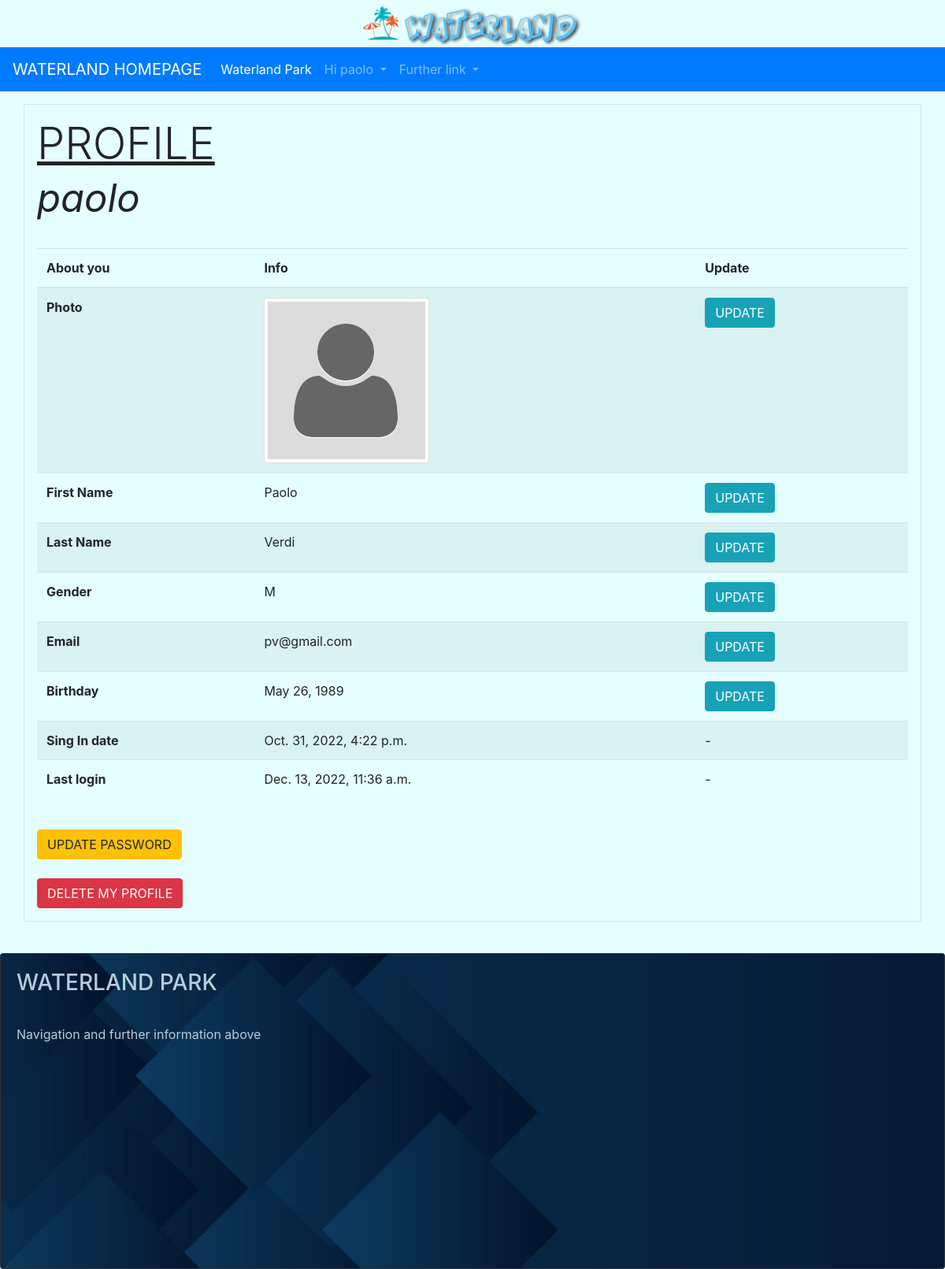
Before: /userpark/user_profile/ (signed in) with the older database file.
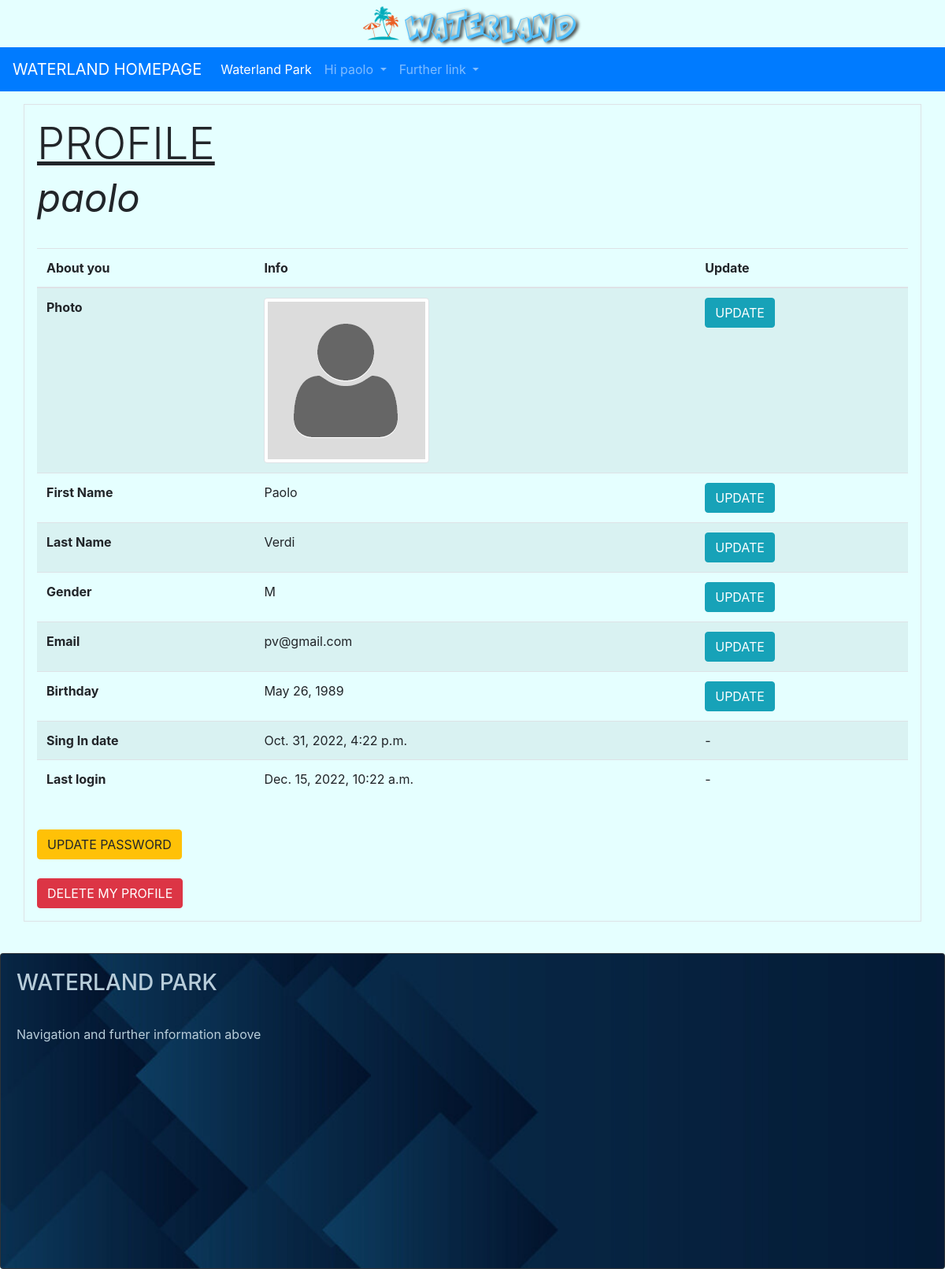
After: the same page with the newer database file.
### userpark/models.py (models this page shows, shortened)
class User(AbstractUser):
    GENDER_CHOICES = (
        ('M', 'Male'),
        ('F', 'Female'),
    )
    gender = models.CharField(max_length=1, choices=GENDER_CHOICES, help_text="Are you male or female?", null=True, default=None)
    birth_date = models.DateField(help_text="Place your birthday here", null=True,
                                  validators=[MaxValueValidator(limit_value=date.today()-timedelta(days=(365*7))),
                                              MinValueValidator(limit_value=date.today()-timedelta(days=(365*100)))], default=None)
    staff_assigned_code = models.CharField(max_length=5, help_text="Place your staff code here", null=True, unique=True, default=None)
    is_staff_member = models.BooleanField(default=False)
    propic = models.ImageField(upload_to=media_directory_path, blank=True, null=True,
                               default=None, help_text='Add your profile picture here', verbose_name='Picture Profile')
    slug = models.SlugField(null=False, unique=True)  # max length disabled

### userpark/views.py (the view)
# urls.py: path('user_profile/', UserProfileView.as_view(), name='user-profile'),
class UserProfileView(LoginRequiredMixin, TemplateView):
    template_name = 'userpark/profile/profile_detail.html'
    login_url = 'userpark:login'  # Redirect Login needed
    redirect_field_name = 'redirect_to'

### userpark/templates/userpark/profile/profile_detail.html (shortened to what this page needs)
{% extends 'navbase.html' %}
{% load static %}
{% block bodybase %}
    <div class="container p-3 my-3 border">
        <h1 class="display-4"><u>PROFILE</u><br><em><small>{{ user.username }}</small></em></h1><br>
        <table class="table table-striped">
        <thead>
        <tr>
        <th scope="col">About you</th>
        <th scope="col">Info</th>
        <th scope="col">Update</th>
        </tr>
        </thead>
        <tbody>
        {% if not user.is_staff_member %}
            <tr>
            <th scope="row">Photo</th>
                {% if not user.propic %}
                    <td><img src="{% static 'img/generic_user_profile.png' %}" alt="propic" class="img-thumbnail"></td>
                {% else %}
                    <td><img src="/media/{{ MEDIA_URL }}{{ user.propic }}" alt="propic" class="img-thumbnail"></td>
                {% endif %}
            <td><a href="{% url 'userpark:user-profile-update-propic' user.slug %}"><button type="button" class="btn btn-info">UPDATE</button></a></td>
            </tr>
        {% endif %}
        <tr>
        <th scope="row">First Name</th>
        <td>{{ user.first_name }}</td>
        <td><a href="{% url 'userpark:user-profile-update-firstname' user.slug %}"><button type="button" class="btn btn-info">UPDATE</button></a></td>
        </tr>
        <tr>
        <th scope="row">Last Name</th>
        <td>{{ user.last_name }}</td>
        <td><a href="{% url 'userpark:user-profile-update-lastname' user.slug %}"><button type="button" class="btn btn-info">UPDATE</button></a></td>
        </tr>
        <tr>
        <th scope="row">Gender</th>
        <td>{{ user.gender }}</td>
        <td><a href="{% url 'userpark:user-profile-update-gender' user.slug %}"><button type="button" class="btn btn-info">UPDATE</button></a></td>
        </tr>
        <tr>
        <th scope="row">Email</th>
        <td>{{ user.email }}</td>
        <td><a href="{% url 'userpark:user-profile-update-email' user.slug %}"><button type="button" class="btn btn-info">UPDATE</button></a></td>
        </tr>
        <tr>
        <th scope="row">Birthday</th>
        <td>{{ user.birth_date }}</td>
        <td><a href="{% url 'userpark:user-profile-update-birthdate' user.slug %}"><button type="button" class="btn btn-info">UPDATE</button></a></td>
        </tr>
        <tr>
        <th scope="row">Sing In date</th>
        <td>{{ user.date_joined }}</td>
        <td>-</td>
        </tr>
        <tr>
        <th scope="row">Last login</th>
        <td>{{ user.last_login }}</td>
        <td>-</td>
        </tr>
        </tbody>
        </table>
    <br>
    <a href="{% url 'userpark:user-profile-update-password' user.slug %}"> <button type="button" class="btn btn-warning">UPDATE PASSWORD</button> </a>
    <br><br>
    <a href="{% url 'userpark:user-profile-delete' user.slug %}"> <button type="button" class="btn btn-danger">DELETE MY PROFILE</button> </a>
    </div>
    <br>
{% endblock %}

### templates/navbase.html (shortened to what this page needs)
{% extends 'base.html' %}
{% load static %}
{% block head %}
    <nav class="navbar navbar-expand-lg navbar navbar-dark bg-primary">
      <a class="navbar-brand" href="{% url 'home' %}">WATERLAND HOMEPAGE</a>
      <div class="collapse navbar-collapse" id="navbarNavDropdown">
        <ul class="navbar-nav">
          <li class="nav-item active">
            <a class="nav-link" href="{% url 'waterland-park-info-showcase' %}">Waterland Park <span class="sr-only">(current)</span></a>
          </li>
          {% if user.is_authenticated %}
              {% if user.is_staff_member %}
                <li class="nav-item dropdown">
                <a class="nav-link dropdown-toggle" href="#" id="navbarDropdownMenuLink" role="button" data-toggle="dropdown" aria-expanded="false">
                Staff {{ user.username }}
                </a>
                <div class="dropdown-menu" aria-labelledby="navbarDropdownMenuLink">
                <a class="dropdown-item" href="{% url 'userpark:user-profile' %}">Profile</a>
                <a class="dropdown-item" href="{% url 'waterpark:staff-manage-tiket-main' %}">History management Ticket</a>
                <a class="dropdown-item" href="{% url 'waterpark:staff-search-tiket-for-user' %}">Detail Ticket</a>
                <a class="dropdown-item" href="{% url 'waterpark:staff-manage-seasonpass-main' %}">History management SeasonPass</a>
                <a class="dropdown-item" href="{% url 'waterpark:staff-search-seasonpass-for-user' %}">Detail SeasonPass</a>
                <a class="dropdown-item" href="{% url 'reviewpark:faq-staff-list' %}">Answer to FAQ</a>
                <a class="dropdown-item" href="{% url 'userpark:logout' %}">Logout</a>
                </div>
                </li>
            {% else %}
            <li class="nav-item dropdown">
            <a class="nav-link dropdown-toggle" href="#" id="navbarDropdownMenuLink" role="button" data-toggle="dropdown" aria-expanded="false">
             Hi {{ user.username }}
            </a>
          </li>
          {% endif %}
          {% endif %}
          <li class="nav-item dropdown">
            <a class="nav-link dropdown-toggle" href="#" id="navbarDropdownMenuLink" role="button" data-toggle="dropdown" aria-expanded="false">
              Further link
            </a>
          </li>
        </ul>
      </div>
    </nav>
{% endblock %}
{% block body %}
    {% block bodybase %}{% endblock %}
        <footer>
            <div class="card bg-dark text-white">
              <img src="{% static 'img/footer.jpg' %}" class="card-img" alt="footerimg">
              <div class="card-img-overlay">
                <h3 class="card-title" style="color:#b8cdda ; ">WATERLAND PARK</h3>
                  <br>
                <p class="card-text" style="color:#b8cdda ; ">Navigation and further information above</p>
              </div>
            </div>
        </footer>
{% endblock %}

### templates/base.html (shortened to what this page needs)
{% load static %}
<!doctype html>
<html lang="en">
  <head>
    <link rel="stylesheet" href="https://cdn.jsdelivr.net/npm/bootstrap@4.6.1/dist/css/bootstrap.min.css"
>
        <div id="logo" class="text-center">
        <a href="{% url 'home' %}"><img src="{% static 'img/logo.png' %}" class="rounded" alt= "logo"></a>
        </div>
    {% block head %} {% endblock %}
  </head>
  <body style="background-color:#E5FFFF;">
    {% block body %} {% endblock %}
  </body>
</html>

Changed rows visible on the page:
changed User "paolo": last_login "Dec. 13, 2022, 11:36 a.m." → "Dec. 15, 2022, 10:22 a.m."
